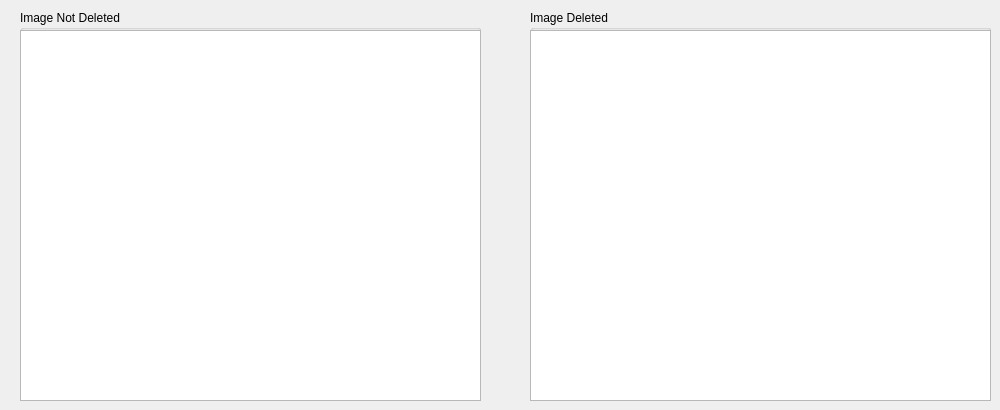
            <widget class="QWidget" name="tab_54">
             <attribute name="title">
              <string>Tab 1</string>
             </attribute>
             <widget class="QGroupBox" name="groupBox_person_image_image_deleted">
              <property name="geometry">
               <rect>
                <x>530</x>
                <y>10</y>
                <width>461</width>
                <height>391</height>
               </rect>
              </property>
              <property name="title">
               <string>Image Deleted</string>
              </property>
              <widget class="QListWidget" name="listWidget_image_delete_admin_panel">
               <property name="geometry">
                <rect>
                 <x>0</x>
                 <y>20</y>
                 <width>461</width>
                 <height>371</height>
                </rect>
               </property>
              </widget>
             </widget>
             <widget class="QGroupBox" name="groupBox_person_image_image_not_deleted">
              <property name="geometry">
               <rect>
                <x>20</x>
                <y>10</y>
                <width>461</width>
                <height>391</height>
               </rect>
              </property>
              <property name="title">
               <string>Image Not Deleted</string>
              </property>
              <widget class="QListWidget" name="listWidget_image_ndelete_admin_panel">
               <property name="geometry">
                <rect>
                 <x>0</x>
                 <y>20</y>
                 <width>461</width>
                 <height>371</height>
                </rect>
               </property>
              </widget>
             </widget>
            </widget>
